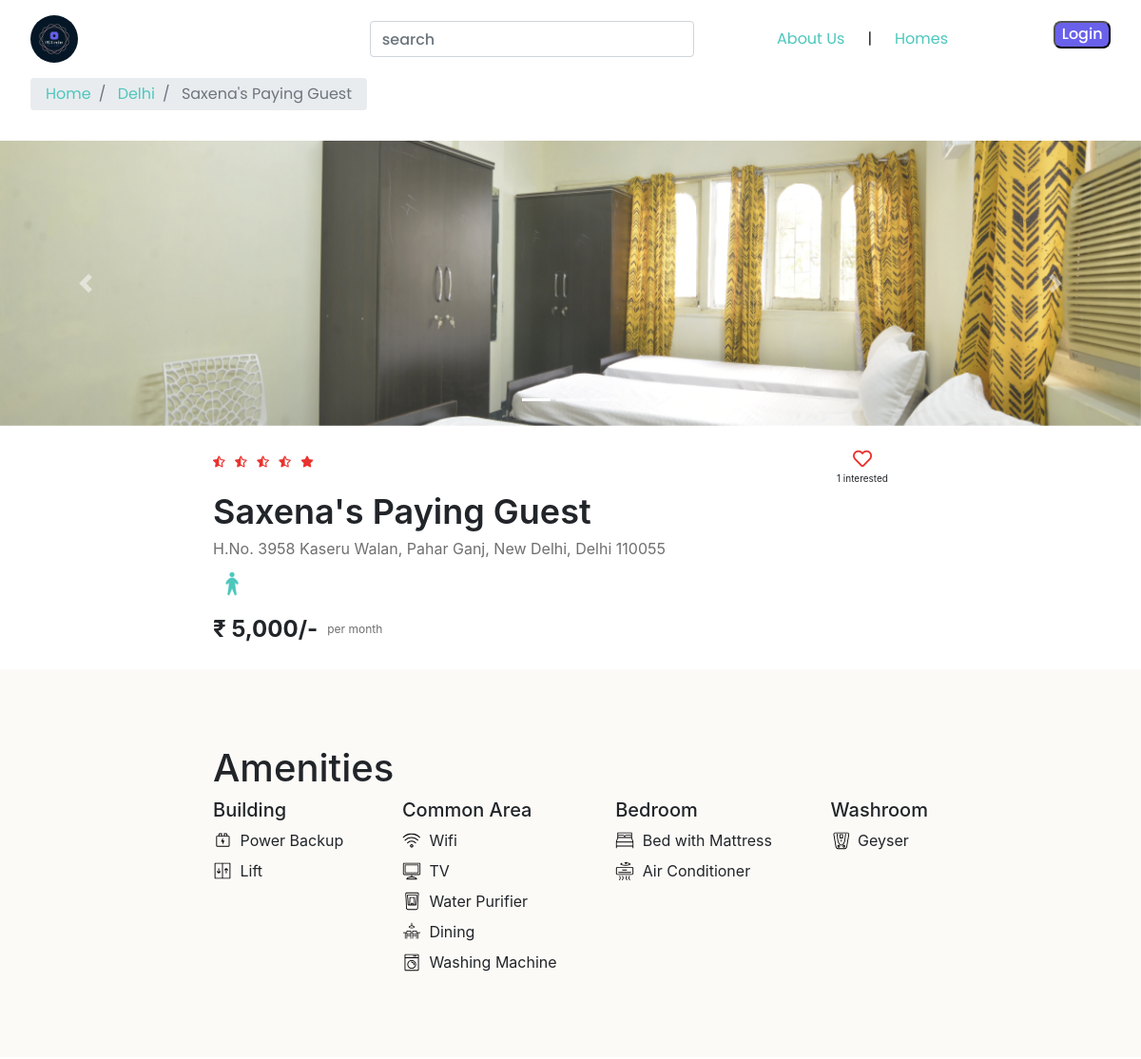
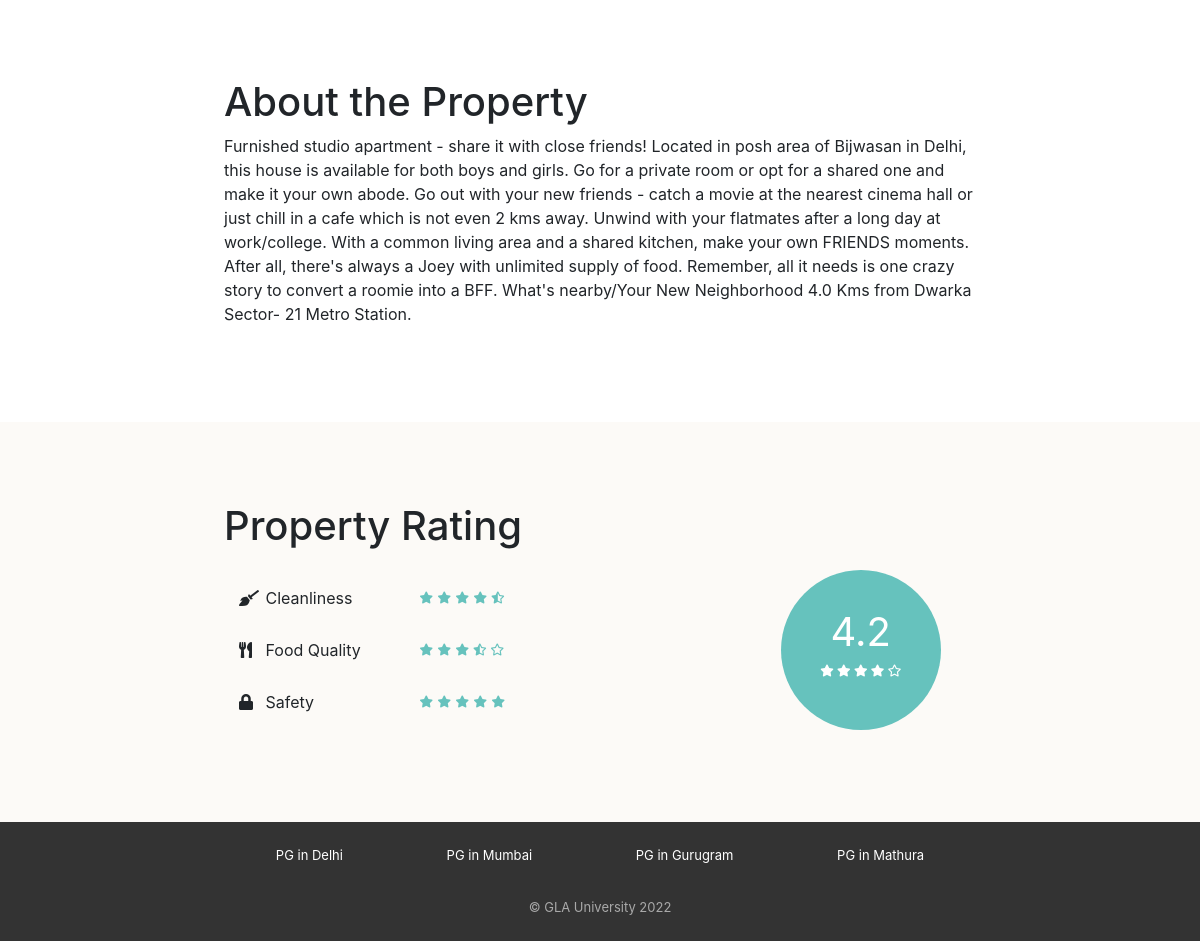
The page /property_detail.php?property_id=1 on the database its author committed (2 pictures, top to bottom).
### tables this page shows
CREATE TABLE `properties` (
  `id` int(11) NOT NULL,
  `city_id` int(11) NOT NULL,
  `name` varchar(150) NOT NULL,
  `address` varchar(255) NOT NULL,
  `description` longtext NOT NULL,
  `gender` enum('male','female','unisex') NOT NULL,
  `rent` int(11) NOT NULL,
  `rating_clean` float(2,1) NOT NULL,
  `rating_food` float(2,1) NOT NULL,
  `rating_safety` float(2,1) NOT NULL
);

CREATE TABLE `cities` (
  `id` int(11) NOT NULL,
  `name` varchar(150) NOT NULL
);

CREATE TABLE `amenities` (
  `id` int(11) NOT NULL,
  `name` varchar(150) NOT NULL,
  `type` varchar(150) NOT NULL,
  `icon` varchar(50) NOT NULL
);

### property_detail.php (the view, shortened to what this page needs)
<?php
require("includes/database_connect.php");
$property_id = $_GET['property_id'];
$sql_1 = "SELECT *, p.id AS property_id, p.name AS property_name, c.name AS city_name
                FROM properties p
                INNER JOIN cities c
                ON p.city_id = c.id
                WHERE p.id = $property_id";
$result_1 = mysqli_query($conn, $sql_1);
$property = mysqli_fetch_assoc($result_1);
$sql_3 = "SELECT a.*
                FROM amenities a
                INNER JOIN properties_amenities pa ON a.id = pa.amenity_id
                WHERE pa.property_id = $property_id";
$result_3 = mysqli_query($conn, $sql_3);
$amenities = mysqli_fetch_all($result_3, MYSQLI_ASSOC);
$sql_4 = "SELECT * FROM interested_users_properties WHERE property_id = $property_id";
$result_4 = mysqli_query($conn, $sql_4);
$interested_users_count = mysqli_num_rows($result_4);
?>
<!DOCTYPE html>
<html lang="en">
<head>
    <?php
    include "includes/head_links.php";
    ?>
    <link href="css/property_detail.css" rel="stylesheet" />
    <link href="css/style.css" rel="stylesheet" />
</head>
<body>
<nav>
    <div class="icon">
        <img src="img/Logo/png/logo-color.png" alt="icon" onclick="gotoLink('index.php')">
    </div>
    <div class="links" style="column-gap: 2vw;">
        <div class="search-button">
            <form id="search-form" action="property_list.php" method="GET">
                <label for="search-city"></label><input class="form-control" type="text" name="city" id="search-city" placeholder="search">
            </form>
        </div>
        <div class="text-links">
            <a href="aboutUs.php">About Us</a>
            |
            <a href="home.php">Homes</a>
        </div>
        <?php
        if (!isset($_SESSION['user_id'])) {
            ?>
            <div class="login-button">
                <button onclick="gotoLink('logup.php')">Login</button>
            </div>
            <?php
        } else {
            ?>
            <div class="login-button">
                <button onclick="gotoLink('logout.php')">Logout</button>
            </div>
            <?php
        }
        ?>
    </div>
</nav>
<nav aria-label="breadcrumb">
    <ol class="breadcrumb py-2">
        <li class="breadcrumb-item">
            <a href="home.php">Home</a>
        </li>
        <li class="breadcrumb-item">
            <a href="property_list.php?city=<?= $property['city_name']; ?>"><?= $property['city_name']; ?></a>
        </li>
        <li class="breadcrumb-item active" aria-current="page">
            <?= $property['property_name']; ?>
        </li>
    </ol>
</nav>
<div id="property-images" class="carousel slide" data-ride="carousel">
    <ol class="carousel-indicators">
        <?php
        $property_images = glob("img/properties/".$property['property_id']."/*" );
        foreach ($property_images as $index => $property_image) {
            ?>
            <li data-target="#property-images" data-slide-to="<?= $index; ?>" class="<?= $index == 0 ? "active":""; ?>"></li>
            <?php
        }
        ?>
    </ol>
    <div class="carousel-inner">
        <?php
        foreach($property_images as $index => $property_image) {
            ?>
            <div class="carousel-item <?= $index == 0? "active":"" ?>">
                <img class="d-block w-100" src="<?= $property_image ?>" alt="slide">
            </div>
            <?php
        }
        ?>
    </div>
    <a class="carousel-control-prev" href="#property-images" role="button" data-slide="prev">
        <span class="carousel-control-prev-icon" aria-hidden="true"></span>
    </a>
    <a class="carousel-control-next" href="#property-images" role="button" data-slide="next">
        <span class="carousel-control-next-icon" aria-hidden="true"></span>
    </a>
</div>
<div class="property-summary page-container">
    <div class="row no-gutters justify-content-between">
        <?php
        $total_rating = ($property['rating_clean'] + $property['rating_food'] + $property['rating_safety']) / 3;
        $total_rating = round($total_rating, 1);
        ?>
        <div class="star-container" title="<?= $total_rating ?>">
            <?php
            $rating = $total_rating;
            for($i = 0; $i < 5; $i++) {
                if($rating <= $i + 0.8) {
                    ?>
                    <i class="fas fa-star"></i>
                    <?php
                } elseif ($rating >= $i + 0.3) {
                    ?>
                    <i class="fas fa-star-half-alt"></i>
                    <?php
                } else {
                    ?>
                    <i class="far fa-star"></i>
                    <?php
                }
            }
            ?>
        </div>
        <div class="interested-container">
            <?php
            $is_interested = false;
            if ($is_interested) {
                ?>
                <i class="is-interested-image fas fa-heart"></i>
                <?php
            } else {
                ?>
                <i class="is-interested-image far fa-heart"></i>
                <?php
            }
            ?>
            <div class="interested-text">
                <span class="interested-user-count"><?= $interested_users_count; ?></span> interested
            </div>
        </div>
    </div>
    <div class="detail-container">
        <div class="property-name"><?= $property['property_name']?></div>
        <div class="property-address"><?= $property['address']?></div>
        <div class="property-gender">
            <?php
            if($property['gender'] == "male") {
                ?>
                <img src="img/male.png" />
                <?php
            } elseif ($property['gender'] == "female") {
                ?>
                <img src="img/female.png" />
                <?php
            } else {
                ?>
                <img src="img/unisex.png" />
                <?php
            }
            ?>
        </div>
    </div>
    <div class="row no-gutters">
        <div class="rent-container col-6">
            <div class="rent">₹ <?= number_format($property['rent']); ?>/-</div>
            <div class="rent-unit">per month</div>
        </div>
    </div>
</div>
<div class="property-amenities">
    <div class="page-container">
        <h1>Amenities</h1>
        <div class="row justify-content-between">
            <div class="col-md-auto">
                <h5>Building</h5>
                <?php
                foreach ($amenities as $amenity) {
                    if($amenity['type'] == "Building") {
                        ?>
                        <div class="amenity-container">
                            <img src="img/amenities/<?= $amenity['icon'] ?>.svg">
                            <span><?= $amenity['name'] ?></span>
                        </div>
                        <?php
                    }
                }
                ?>
            </div>
            <div class="col-md-auto">
                <h5>Common Area</h5>
                <?php
                foreach($amenities as $amenity) {
                    if( $amenity['type'] == "Common Area") {
                        ?>
                        <div class="amenity-container">
                            <img src="img/amenities/<?= $amenity['icon'] ?>.svg">
                            <span><?= $amenity['name'] ?></span>
                        </div>
                        <?php
                    }
                }
                ?>
            </div>
            <div class="col-md-auto">
                <h5>Bedroom</h5>
                <?php
                foreach ($amenities as $amenity) {
                    if ($amenity['type'] == "Bedroom") {
                        ?>
                        <div class="amenity-container">
                            <img src="img/amenities/<?= $amenity['icon'] ?>.svg">
                            <span><?= $amenity['name'] ?></span>
                        </div>
                        <?php
                    }
                }
                ?>
            </div>
            <div class="col-md-auto">
                <h5>Washroom</h5>
                <?php
                foreach ($amenities as $amenity) {
                if ($amenity['type'] == "Washroom") {
                ?>
                <div class="amenity-container">
                    <img src="img/amenities/<?= $amenity['icon'] ?>.svg">
                    <span><?= $amenity['name'] ?></span>
                </div>
            </div>
            <?php
            }
            }
            ?>
        </div>
    </div>
</div>
<div class="property-about page-container">
    <h1>About the Property</h1>
    <p><?= $property['description'] ?></p>
</div>
<div class="property-rating">
    <div class="page-container">
        <h1>Property Rating</h1>
        <div class="row align-items-center justify-content-between">
            <div class="col-md-6">
                <div class="rating-criteria row">
                    <div class="col-6">
                        <i class="rating-criteria-icon fas fa-broom"></i>
                        <span class="rating-criteria-text">Cleanliness</span>
                    </div>
                    <div class="rating-criteria-star-container col-6" title="<?= $property['rating_clean'] ?>">
                        <?php
                        $rating = $property['rating_clean'];
                        for($i = 0; $i < 5; $i++) {
                            if($rating >= $i + 0.8) {
                                ?>
                                <i class="fas fa-star"></i>
                                <?php
                            } elseif ($rating >= $i + 0.3) {
                                ?>
                                <i class="fas fa-star-half-alt"></i>
                                <?php
                            } else {
                                ?>
                                <i class="far fa-star"></i>
                                <?php
                            }
                        }
                        ?>
                    </div>
                </div>
                <div class="rating-criteria row">
                    <div class="col-6">
                        <i class="rating-criteria-icon fas fa-utensils"></i>
                        <span class="rating-criteria-text">Food Quality</span>
                    </div>
                    <div class="rating-criteria-star-container col-6" title="<?= $property['rating_food'] ?>">
                        <?php
                        $rating = $property['rating_food'];
                        for ($i = 0; $i < 5; $i++) {
                            if ($rating >= $i + 0.8) {
                                ?>
                                <i class="fas fa-star"></i>
                                <?php
                            } elseif ($rating >= $i + 0.3) {
                                ?>
                                <i class="fas fa-star-half-alt"></i>
                                <?php
                            } else {
                                ?>
                                <i class="far fa-star"></i>
                                <?php
                            }
                        }
                        ?>
                    </div>
                </div>
                <div class="rating-criteria row">
                    <div class="col-6">
                        <i class="rating-criteria-icon fa fa-lock"></i>
                        <span class="rating-criteria-text">Safety</span>
                    </div>
                    <div class="rating-criteria-star-container col-6" title="<?= $property['rating_safety'] ?>">
                        <?php
                        $rating = $property['rating_safety'];
                        for ($i = 0; $i < 5; $i++) {
                            if ($rating >= $i + 0.8) {
                                ?>
                                <i class="fas fa-star"></i>
                                <?php
                            } elseif ($rating >= $i + 0.3) {
                                ?>
                                <i class="fas fa-star-half-alt"></i>
                                <?php
                            } else {
                                ?>
                                <i class="far fa-star"></i>
                                <?php
                            }
                        }
                        ?>
                    </div>
                </div>
            </div>
            <div class="col-md-4">
                <div class="rating-circle">
                    <?php
                    $total_rating = ($property['rating_clean'] + $property['rating_food'] +$property['rating_safety']) / 3;
                    $total_rating = round($total_rating,1);
                    ?>
                    <div class="total-rating"><?= $total_rating ?></div>
                    <div class="rating-circle-star-container">
                        <?php
                        $rating = $total_rating;
                        for ($i = 0; $i < 5; $i++) {
                            if($rating >= $i + 0.8) {
                                ?>
                                <i class="fas fa-star"></i>
                                <?php
                            } elseif ($rating >= $i + 0.3) {
                                ?>
                                <i class="fas fa-star-half-alt"></i>
                                <?php
                            } else {
                                ?>
                                <i class="far fa-star"></i>
                                <?php
                            }
                        }
                        ?>
                    </div>
                </div>
            </div>
        </div>
    </div>
</div>
<?php
include "includes/footer.php";
?>
</body>
</html>

### rows shown on the page
properties: city.name "Delhi", name "Saxena's Paying Guest", address "H.No. 3958 Kaseru Walan, Pahar Ganj, New Delhi, Delhi 110055", rent "5,000", description "Furnished studio apartment - share it with close friends! Located in posh area of Bijwasan in Delhi, this house is available for both boys and girls. Go for a private room or opt for a shared one and make it your own abode. Go out with your new friends - catch a movie at the nearest cinema hall or just chill in a cafe which is not even 2 kms away. Unwind with your flatmates after a long day at work/college. With a common living area and a shared kitchen, make your own FRIENDS moments. After all, there's always a Joey with unlimited supply of food. Remember, all it needs is one crazy story to convert a roomie into a BFF. What's nearby/Your New Neighborhood 4.0 Kms from Dwarka Sector- 21…", total_rating "4.2"
amenities: icon (picture), name "Power Backup"
amenities: icon (picture), name "Lift"
amenities: icon (picture), name "Wifi"
amenities: shows a picture, name "TV"
amenities: icon (picture), name "Water Purifier"
amenities: icon (picture), name "Dining"
amenities: icon (picture), name "Washing Machine"
amenities: shows a picture, name "Bed with Mattress"
amenities: shows a picture, name "Air Conditioner"
amenities: icon (picture), name "Geyser"

### other values the page prints
$interested_users_count "1"
